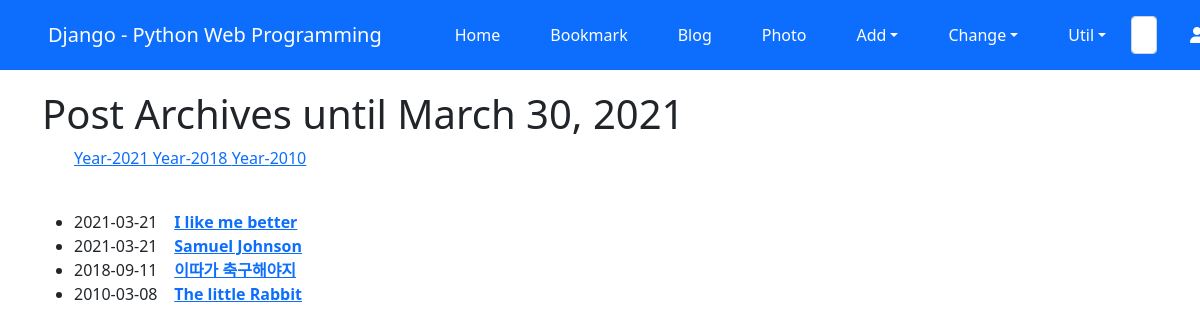
/blog/archive/, run on an earlier commit of the app's database.
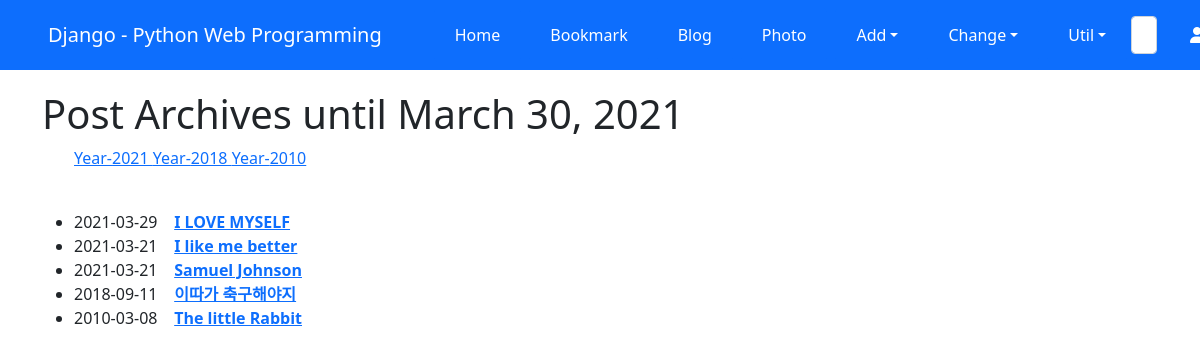
And on a later commit of the database.
### blog/models.py (models this page shows, shortened)
class Post(models.Model):
    title = models.CharField(verbose_name='TITLE', max_length=50) # 2
    slug = models.SlugField('SLUG', unique=True, allow_unicode=True, help_text='one word for title alias.') # 3
    description = models.CharField('DESCIPTION', max_length=50, blank=True, help_text='simple description text.') # 4
    content = models.TextField('CONTENT') # 5
    create_dt = models.DateTimeField('CREATE DATE', auto_now_add=True) # 6
    modify_dt = models.DateTimeField("MODIFY DATE", auto_now=True) # 7
    tags = TaggableManager(blank=True)
    owner = models.ForeignKey(User, on_delete=models.CASCADE, verbose_name="OWNER", blank=True, null=True)
    class Meta:  # 8
        verbose_name = 'post' # 9
        verbose_name_plural = 'posts' # 10
        db_table = 'blog_posts' # 11
        ordering = ('-modify_dt',) # 12
    def get_absolute_url(self): # 14
        return reverse("blog:post_detail", args=(self.slug,))

### blog/views.py (the view)
# urls.py: path('archive/', views.PostAV.as_view(), name='post_archive'),
class PostAV(ArchiveIndexView):
    model = Post
    date_field = 'create_dt'

### blog/templates/blog/post_archive.html (shortened to what this page needs)
{% extends 'base.html' %}
{% block content %}
<h1>Post Archives until {% now "N d, Y" %}</h1>
<ul>
    {% for date in date_list %}
    <li style="display: inline;">
        <a href="{% url 'blog:post_year_archive' date|date:'Y' %}">Year-{{date|date:"Y" }} </a></li>
    {% endfor %}
</ul>
<div>
    <ul>
        {% for post in object_list %}
        <li>{{ post.create_dt|date:"Y-m-d" }}&nbsp;&nbsp;&nbsp;
        <a href="{{ post.get_absolute_url }}"><strong>{{ post.title }}</strong></a></li>
        {% endfor %}
    </ul>
</div>
{% endblock %}

What changed in the data, as far as the page shows it:
added Post: create_dt "2021-03-29", title "I LOVE MYSELF"
